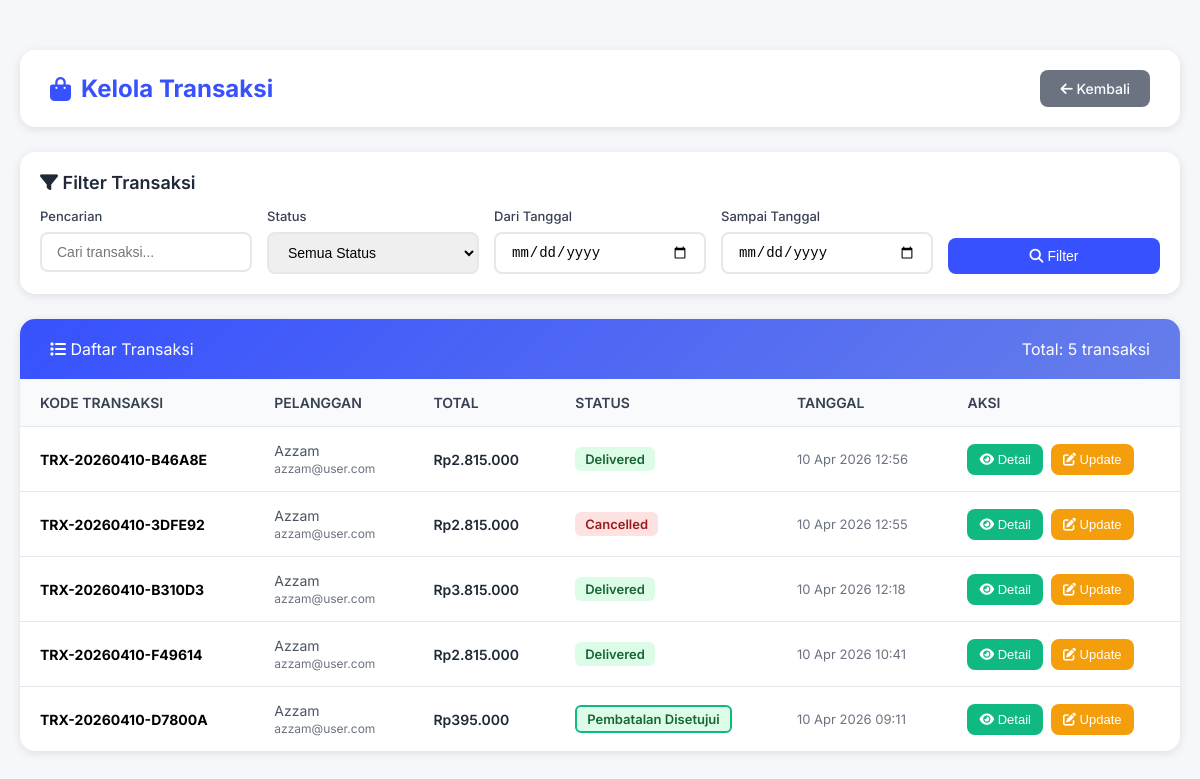
The page /Admin/kelola_transaksi.php (signed in) on the database its author committed.
### tables this page shows
CREATE TABLE `transactions` (
  `id` int(11) NOT NULL,
  `user_id` int(11) DEFAULT NULL,
  `transaction_code` varchar(50) NOT NULL,
  `total_amount` decimal(10,2) NOT NULL,
  `status` enum('pending','paid','shipped','delivered','cancelled') DEFAULT 'pending',
  `is_completed` tinyint(1) DEFAULT 0,
  `payment_method` varchar(50) DEFAULT NULL,
  `courier` varchar(50) DEFAULT NULL,
  `service_type` varchar(50) DEFAULT NULL,
  `shipping_address` text DEFAULT NULL,
  `notes` text DEFAULT NULL,
  `return_reason` text DEFAULT NULL,
  `return_processed_at` timestamp NULL DEFAULT NULL,
  `return_processed_by` int(11) DEFAULT NULL,
  `return_status` enum('none','requested','approved','rejected') DEFAULT 'none',
  `returned_at` timestamp NULL DEFAULT NULL,
  `phone` varchar(20) DEFAULT NULL,
  `created_at` timestamp NOT NULL DEFAULT current_timestamp(),
  `updated_at` timestamp NOT NULL DEFAULT current_timestamp() ON UPDATE current_timestamp()
);

CREATE TABLE `users` (
  `id` int(11) NOT NULL,
  `full_name` varchar(100) NOT NULL,
  `email` varchar(100) NOT NULL,
  `phone` varchar(20) DEFAULT NULL,
  `address` text DEFAULT NULL,
  `profile_picture` varchar(255) DEFAULT NULL,
  `password` varchar(255) NOT NULL,
  `role` enum('user','petugas','admin') DEFAULT 'user',
  `balance` decimal(10,2) DEFAULT 0.00,
  `status` enum('active','inactive') DEFAULT 'active',
  `created_at` timestamp NOT NULL DEFAULT current_timestamp(),
  `updated_at` timestamp NOT NULL DEFAULT current_timestamp() ON UPDATE current_timestamp()
);

### Admin/kelola_transaksi.php (the view, shortened to what this page needs)
<?php
require_once '../config.php';
$search = isset($_GET['search']) ? trim($_GET['search']) : '';
$date_from = isset($_GET['date_from']) ? $_GET['date_from'] : '';
$date_to = isset($_GET['date_to']) ? $_GET['date_to'] : '';
$query = "SELECT t.*, u.full_name as customer_name, u.email as customer_email, u.phone as customer_phone
          FROM transactions t
          LEFT JOIN users u ON t.user_id = u.id
          WHERE 1=1";
$params = [];
$query .= " ORDER BY t.created_at DESC";
try {
    $stmt = $conn->prepare($query);
    $stmt->execute($params);
    $transactions = $stmt->fetchAll();
} catch(PDOException $e) {
    $transactions = [];
    $transactionDetails = [];
    error_log("Error fetching transactions: " . $e->getMessage());
}
?>
<!DOCTYPE html>
<html lang="id">
<head>
    <link rel="stylesheet" href="https://cdnjs.cloudflare.com/ajax/libs/font-awesome/6.4.0/css/all.min.css">
</head>
<body>
    <div class="container">
        <div class="header">
            <h1><i class="fas fa-shopping-bag"></i> Kelola Transaksi</h1>
            <a href="admin_dashboard.php" class="btn btn-secondary"><i class="fas fa-arrow-left"></i> Kembali</a>
        </div>
        <div class="filters">
            <div class="filters-title"><i class="fas fa-filter"></i> Filter Transaksi</div>
            <form method="GET" class="filters-row">
                <div class="filter-group"><label for="search">Pencarian</label><input type="text" id="search" name="search" placeholder="Cari transaksi..." value="<?php echo htmlspecialchars($search); ?>"></div>
                <div class="filter-group"><label for="status">Status</label>
                    <select id="status" name="status">
                        <option value="">Semua Status</option>
                    </select>
                </div>
                <div class="filter-group"><label for="date_from">Dari Tanggal</label><input type="date" id="date_from" name="date_from" value="<?php echo htmlspecialchars($date_from); ?>"></div>
                <div class="filter-group"><label for="date_to">Sampai Tanggal</label><input type="date" id="date_to" name="date_to" value="<?php echo htmlspecialchars($date_to); ?>"></div>
                <div class="filter-group" style="align-self: flex-end;"><button type="submit" class="btn" style="width: 100%;"><i class="fas fa-search"></i> Filter</button></div>
            </form>
        </div>
        <div class="table-container">
            <div class="table-header"><div><i class="fas fa-list"></i> Daftar Transaksi</div><div>Total: <?php echo count($transactions); ?> transaksi</div></div>
            <table>
                <thead><tr><th>Kode Transaksi</th><th>Pelanggan</th><th>Total</th><th>Status</th><th>Tanggal</th><th>Aksi</th></tr></thead>
                <tbody>
                    <?php if(count($transactions) > 0): ?>
                        <?php foreach($transactions as $trx): ?>
                            <?php
                                $rs = $trx['return_status'] ?? 'none';
                                $badgeClass = ($rs === 'approved') ? 'return_approved' :
                                            (($rs === 'requested') ? 'return_requested' :
                                            (($rs === 'rejected') ? 'return_rejected' : $trx['status']));
                                $badgeText = ($rs === 'approved') ? 'Pembatalan Disetujui' :
                                           (($rs === 'requested') ? 'Pembatalan Diajukan' :
                                           (($rs === 'rejected') ? 'Pembatalan Ditolak' : ucfirst($trx['status'])));
                            ?>
                            <tr>
                                <td><strong><?php echo htmlspecialchars($trx['transaction_code']); ?></strong></td>
                                <td class="customer"><?php echo htmlspecialchars($trx['customer_name'] ?? 'Guest'); ?><br><span style="font-size: 12px; color: #6b7280;"><?php echo htmlspecialchars($trx['customer_email'] ?? '-'); ?></span></td>
                                <td class="price">Rp<?php echo number_format($trx['total_amount'], 0, ',', '.'); ?></td>
                                <td><span class="status-badge <?php echo $badgeClass; ?>"><?php echo $badgeText; ?></span></td>
                                <td class="date"><?php echo date('d M Y H:i', strtotime($trx['created_at'])); ?></td>
                                <td><div class="action-buttons">
                                    <button onclick="viewDetail(<?php echo (int)$trx['id']; ?>)" class="btn btn-sm btn-success"><i class="fas fa-eye"></i> Detail</button>
                                    <button onclick="updateStatus(<?php echo (int)$trx['id']; ?>)" class="btn btn-sm btn-warning"><i class="fas fa-edit"></i> Update</button>
                                </div></td>
                            </tr>
                        <?php endforeach; ?>
                    <?php else: ?>
                        <tr><td colspan="6" style="text-align: center; padding: 40px;"><div class="empty-state"><i class="fas fa-shopping-bag"></i><h3>Tidak ada transaksi</h3><p>Belum ada transaksi yang ditemukan.</p></div></td></tr>
                    <?php endif; ?>
                </tbody>
            </table>
        </div>
    </div>
</body>
</html>

### Admin/kelola_transaksi.php (style rules this page uses)
* { margin: 0; padding: 0; box-sizing: border-box; }
body { font-family: 'Inter', sans-serif; background: #f5f7fb; }
.container { max-width: 1400px; margin: 30px auto; padding: 20px; }
.header { background: white; padding: 20px 30px; border-radius: 15px; box-shadow: 0 2px 10px rgba(0,0,0,0.1); margin-bottom: 25px; display: flex; justify-content: space-between; align-items: center; flex-wrap: wrap; gap: 15px; }
.header h1 { color: #3751fe; font-size: 24px; display: flex; align-items: center; gap: 10px; }
.btn { display: inline-block; padding: 10px 20px; background: #3751fe; color: white; text-decoration: none; border-radius: 8px; font-weight: 500; transition: all 0.3s; border: none; cursor: pointer; font-size: 14px; }
.btn-secondary { background: #6b7280; }
.btn-success { background: #10b981; }
.btn-warning { background: #f59e0b; }
.filters { background: white; padding: 20px; border-radius: 15px; box-shadow: 0 2px 10px rgba(0,0,0,0.1); margin-bottom: 25px; }
.filters-title { font-size: 18px; font-weight: 600; color: #1f2937; margin-bottom: 15px; }
.filters-row { display: grid; grid-template-columns: repeat(auto-fit, minmax(200px, 1fr)); gap: 15px; }
.filter-group { display: flex; flex-direction: column; gap: 8px; }
.filter-group label { font-size: 13px; font-weight: 500; color: #374151; }
.filter-group input, .filter-group select { padding: 10px 15px; border: 2px solid #e5e7eb; border-radius: 8px; font-size: 14px; transition: all 0.3s; }
.table-container { background: white; border-radius: 15px; box-shadow: 0 2px 10px rgba(0,0,0,0.1); overflow: hidden; }
.table-header { padding: 20px 30px; background: linear-gradient(135deg, #3751fe 0%, #667eea 100%); color: white; display: flex; justify-content: space-between; align-items: center; }
table { width: 100%; border-collapse: collapse; }
thead { background: #f9fafb; }
th { padding: 15px 20px; text-align: left; font-weight: 600; color: #374151; font-size: 14px; text-transform: uppercase; }
td { padding: 15px 20px; border-top: 1px solid #e5e7eb; font-size: 14px; }
.status-badge { display: inline-block; padding: 4px 10px; border-radius: 6px; font-weight: 600; font-size: 13px; }
.status-badge.delivered { background: #dcfce7; color: #166534; }
.status-badge.cancelled { background: #fee2e2; color: #991b1b; }
.status-badge.return_approved { background: #dcfce7; color: #166534; border: 2px solid #10b981; }
.price { font-weight: 600; color: #1f2937; }
.customer { color: #4b5563; }
.date { color: #6b7280; font-size: 13px; }
.action-buttons { display: flex; gap: 8px; }
.btn-sm { padding: 8px 12px; font-size: 13px; }

### rows shown on the page
transactions: transaction_code "TRX-20260410-B46A8E", user.full_name "Azzam", user.email "azzam@user.com", total_amount "2.815.000", badgeText "Delivered", created_at "10 Apr 2026 12:56"
transactions: transaction_code "TRX-20260410-3DFE92", user.full_name "Azzam", user.email "azzam@user.com", total_amount "2.815.000", badgeText "Cancelled", created_at "10 Apr 2026 12:55"
transactions: transaction_code "TRX-20260410-B310D3", user.full_name "Azzam", user.email "azzam@user.com", total_amount "3.815.000", badgeText "Delivered", created_at "10 Apr 2026 12:18"
transactions: transaction_code "TRX-20260410-F49614", user.full_name "Azzam", user.email "azzam@user.com", total_amount "2.815.000", badgeText "Delivered", created_at "10 Apr 2026 10:41"
transactions: transaction_code "TRX-20260410-D7800A", user.full_name "Azzam", user.email "azzam@user.com", total_amount "395.000", return_status "Pembatalan Disetujui", created_at "10 Apr 2026 09:11"

### other values the page prints
count($transactions) "5"
